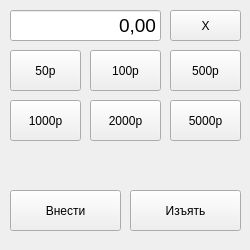
<?xml version="1.0" encoding="UTF-8"?>
<ui version="4.0">
 <class>CashInsertWithdraw</class>
 <widget class="QMainWindow" name="CashInsertWithdraw">
  <property name="geometry">
   <rect>
    <x>0</x>
    <y>0</y>
    <width>250</width>
    <height>250</height>
   </rect>
  </property>
  <property name="minimumSize">
   <size>
    <width>250</width>
    <height>250</height>
   </size>
  </property>
  <property name="maximumSize">
   <size>
    <width>250</width>
    <height>250</height>
   </size>
  </property>
  <property name="windowTitle">
   <string>Внесение/Изъятие</string>
  </property>
  <widget class="QWidget" name="centralwidget">
   <widget class="QLineEdit" name="lineEdit_cash">
    <property name="geometry">
     <rect>
      <x>10</x>
      <y>10</y>
      <width>151</width>
      <height>31</height>
     </rect>
    </property>
    <property name="font">
     <font>
      <pointsize>14</pointsize>
     </font>
    </property>
    <property name="text">
     <string>0,00</string>
    </property>
    <property name="cursorPosition">
     <number>4</number>
    </property>
    <property name="alignment">
     <set>Qt::AlignRight|Qt::AlignTrailing|Qt::AlignVCenter</set>
    </property>
   </widget>
   <widget class="QPushButton" name="pushButton_1000">
    <property name="geometry">
     <rect>
      <x>10</x>
      <y>100</y>
      <width>71</width>
      <height>41</height>
     </rect>
    </property>
    <property name="text">
     <string>1000р</string>
    </property>
   </widget>
   <widget class="QPushButton" name="pushButton_500">
    <property name="geometry">
     <rect>
      <x>170</x>
      <y>50</y>
      <width>71</width>
      <height>41</height>
     </rect>
    </property>
    <property name="text">
     <string>500р</string>
    </property>
   </widget>
   <widget class="QPushButton" name="pushButton_100">
    <property name="geometry">
     <rect>
      <x>90</x>
      <y>50</y>
      <width>71</width>
      <height>41</height>
     </rect>
    </property>
    <property name="text">
     <string>100р</string>
    </property>
   </widget>
   <widget class="QPushButton" name="pushButton_50">
    <property name="geometry">
     <rect>
      <x>10</x>
      <y>50</y>
      <width>71</width>
      <height>41</height>
     </rect>
    </property>
    <property name="text">
     <string>50р</string>
    </property>
   </widget>
   <widget class="QPushButton" name="pushButton_cashWithdraw">
    <property name="geometry">
     <rect>
      <x>130</x>
      <y>190</y>
      <width>111</width>
      <height>41</height>
     </rect>
    </property>
    <property name="text">
     <string>Изъять</string>
    </property>
   </widget>
   <widget class="QPushButton" name="pushButton_5000">
    <property name="geometry">
     <rect>
      <x>170</x>
      <y>100</y>
      <width>71</width>
      <height>41</height>
     </rect>
    </property>
    <property name="text">
     <string>5000р</string>
    </property>
   </widget>
   <widget class="QPushButton" name="pushButton_cashInsert">
    <property name="geometry">
     <rect>
      <x>10</x>
      <y>190</y>
      <width>111</width>
      <height>41</height>
     </rect>
    </property>
    <property name="text">
     <string>Внести</string>
    </property>
   </widget>
   <widget class="QPushButton" name="pushButton_2000">
    <property name="geometry">
     <rect>
      <x>90</x>
      <y>100</y>
      <width>71</width>
      <height>41</height>
     </rect>
    </property>
    <property name="text">
     <string>2000р</string>
    </property>
   </widget>
   <widget class="QPushButton" name="pushButton_Clear">
    <property name="geometry">
     <rect>
      <x>170</x>
      <y>10</y>
      <width>71</width>
      <height>31</height>
     </rect>
    </property>
    <property name="text">
     <string>X</string>
    </property>
   </widget>
  </widget>
  <widget class="QMenuBar" name="menubar">
   <property name="geometry">
    <rect>
     <x>0</x>
     <y>0</y>
     <width>250</width>
     <height>22</height>
    </rect>
   </property>
  </widget>
 </widget>
 <resources/>
 <connections/>
</ui>
